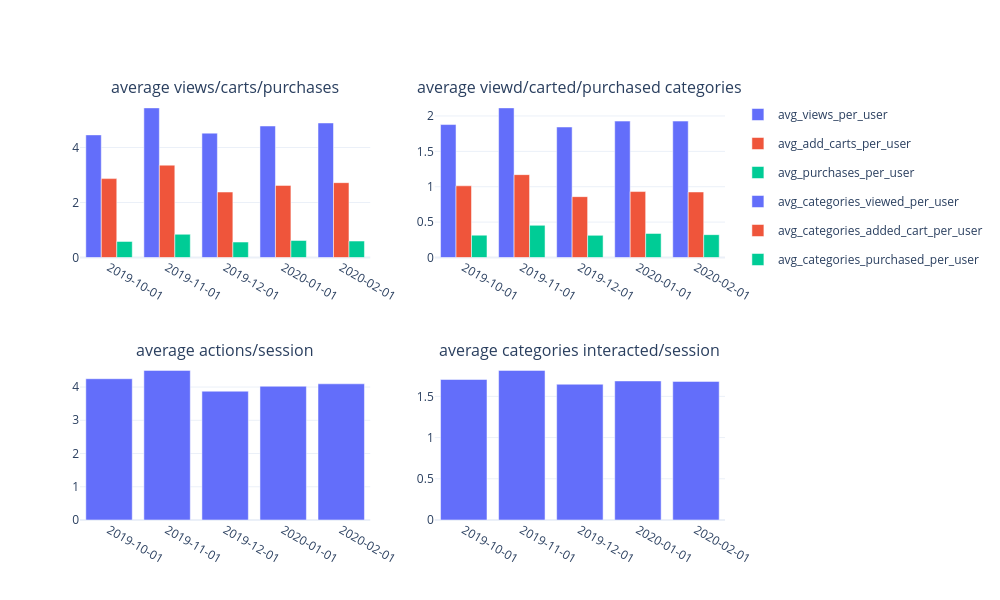

Write notebook code for a chart like this one.
### Code cell
fig = px.bar(df_9, x= 'month_start', y= ['avg_views_per_user',
       'avg_add_carts_per_user', 'avg_purchases_per_user'], barmode='group')
fig_1 = px.bar(df_10, x= 'month_start', y= ['avg_categories_viewed_per_user',
       'avg_categories_added_cart_per_user', 'avg_categories_purchased_per_user'], barmode='group')

fig_2 = px.bar(df_11, x= 'month_start', y= 'avg_actions_per_session')
fig_3 = px.bar(df_12, x= 'month_start', y= 'avg_categories_per_session')

subplot = make_subplots(rows=2, cols=2, subplot_titles=['average views/carts/purchases', 'average viewd/carted/purchased categories',
                                                        'average actions/session', 'average categories interacted/session'
                                                        ])

for trace in fig.data:
    subplot.add_trace(trace, row = 1, col = 1)
    subplot.update_layout(template = 'plotly_white')

for trace in fig_1.data:
    subplot.add_trace(trace, row = 1, col = 2)
    subplot.update_layout(template = 'plotly_white')

for trace in fig_2.data:
    subplot.add_trace(trace, row = 2, col = 1)
    subplot.update_layout(template = 'plotly_white')

for trace in fig_3.data:
    subplot.add_trace(trace, row = 2, col = 2)
    subplot.update_layout(template = 'plotly_white')

subplot.update_xaxes(type = 'category')
subplot.update_layout(height = 600, width = 1000)
subplot.show()

### Figure 1 — Plotly figure (JSON) as saved in the notebook; plotly's stock layout.template omitted (floating-point values rounded to 4 significant figures)
{"data": [{"alignmentgroup": "True", "hovertemplate": "variable=avg_views_per_user<br>month_start=%{x}<br>value=%{y}<extra></extra>", "legendgroup": "avg_views_per_user", "marker": {"color": "#636efa", "pattern": {"shape": ""}}, "name": "avg_views_per_user", "offsetgroup": "avg_views_per_user", "orientation": "v", "showlegend": true, "textposition": "auto", "type": "bar", "x": ["2019-10-01", "2019-11-01", "2019-12-01", "2020-01-01", "2020-02-01"], "xaxis": "x", "y": [4.459, 5.441, 4.522, 4.782, 4.893], "yaxis": "y"}, {"alignmentgroup": "True", "hovertemplate": "variable=avg_add_carts_per_user<br>month_start=%{x}<br>value=%{y}<extra></extra>", "legendgroup": "avg_add_carts_per_user", "marker": {"color": "#EF553B", "pattern": {"shape": ""}}, "name": "avg_add_carts_per_user", "offsetgroup": "avg_add_carts_per_user", "orientation": "v", "showlegend": true, "textposition": "auto", "type": "bar", "x": ["2019-10-01", "2019-11-01", "2019-12-01", "2020-01-01", "2020-02-01"], "xaxis": "x", "y": [2.869, 3.358, 2.38, 2.623, 2.721], "yaxis": "y"}, {"alignmentgroup": "True", "hovertemplate": "variable=avg_purchases_per_user<br>month_start=%{x}<br>value=%{y}<extra></extra>", "legendgroup": "avg_purchases_per_user", "marker": {"color": "#00cc96", "pattern": {"shape": ""}}, "name": "avg_purchases_per_user", "offsetgroup": "avg_purchases_per_user", "orientation": "v", "showlegend": true, "textposition": "auto", "type": "bar", "x": ["2019-10-01", "2019-11-01", "2019-12-01", "2020-01-01", "2020-02-01"], "xaxis": "x", "y": [0.5844, 0.8441, 0.5616, 0.6174, 0.5977], "yaxis": "y"}, {"alignmentgroup": "True", "hovertemplate": "variable=avg_categories_viewed_per_user<br>month_start=%{x}<br>value=%{y}<extra></extra>", "legendgroup": "avg_categories_viewed_per_user", "marker": {"color": "#636efa", "pattern": {"shape": ""}}, "name": "avg_categories_viewed_per_user", "offsetgroup": "avg_categories_viewed_per_user", "orientation": "v", "showlegend": true, "textposition": "auto", "type": "bar", "x": ["2019-10-01", "2019-11-01", "2019-12-01", "2020-01-01", "2020-02-01"], "xaxis": "x2", "y": [1.879, 2.115, 1.844, 1.928, 1.928], "yaxis": "y2"}, {"alignmentgroup": "True", "hovertemplate": "variable=avg_categories_added_cart_per_user<br>month_start=%{x}<br>value=%{y}<extra></extra>", "legendgroup": "avg_categories_added_cart_per_user", "marker": {"color": "#EF553B", "pattern": {"shape": ""}}, "name": "avg_categories_added_cart_per_user", "offsetgroup": "avg_categories_added_cart_per_user", "orientation": "v", "showlegend": true, "textposition": "auto", "type": "bar", "x": ["2019-10-01", "2019-11-01", "2019-12-01", "2020-01-01", "2020-02-01"], "xaxis": "x2", "y": [1.013, 1.171, 0.8599, 0.932, 0.9259], "yaxis": "y2"}, {"alignmentgroup": "True", "hovertemplate": "variable=avg_categories_purchased_per_user<br>month_start=%{x}<br>value=%{y}<extra></extra>", "legendgroup": "avg_categories_purchased_per_user", "marker": {"color": "#00cc96", "pattern": {"shape": ""}}, "name": "avg_categories_purchased_per_user", "offsetgroup": "avg_categories_purchased_per_user", "orientation": "v", "showlegend": true, "textposition": "auto", "type": "bar", "x": ["2019-10-01", "2019-11-01", "2019-12-01", "2020-01-01", "2020-02-01"], "xaxis": "x2", "y": [0.3156, 0.4543, 0.3129, 0.34, 0.3229], "yaxis": "y2"}, {"hovertemplate": "month_start=%{x}<br>avg_actions_per_session=%{y}<extra></extra>", "legendgroup": "", "marker": {"color": "#636efa", "pattern": {"shape": ""}}, "name": "", "orientation": "v", "showlegend": false, "textposition": "auto", "type": "bar", "x": ["2019-10-01", "2019-11-01", "2019-12-01", "2020-01-01", "2020-02-01"], "xaxis": "x3", "y": [4.25, 4.502, 3.875, 4.024, 4.098], "yaxis": "y3"}, {"hovertemplate": "month_start=%{x}<br>avg_categories_per_session=%{y}<extra></extra>", "legendgroup": "", "marker": {"color": "#636efa", "pattern": {"shape": ""}}, "name": "", "orientation": "v", "showlegend": false, "textposition": "auto", "type": "bar", "x": ["2019-10-01", "2019-11-01", "2019-12-01", "2020-01-01", "2020-02-01"], "xaxis": "x4", "y": [1.705, 1.815, 1.647, 1.687, 1.682], "yaxis": "y4"}], "layout": {"annotations": [{"font": {"size": 16}, "showarrow": false, "text": "average views/carts/purchases", "x": 0.225, "xanchor": "center", "xref": "paper", "y": 1, "yanchor": "bottom", "yref": "paper"}, {"font": {"size": 16}, "showarrow": false, "text": "average viewd/carted/purchased categories", "x": 0.775, "xanchor": "center", "xref": "paper", "y": 1, "yanchor": "bottom", "yref": "paper"}, {"font": {"size": 16}, "showarrow": false, "text": "average actions/session", "x": 0.225, "xanchor": "center", "xref": "paper", "y": 0.375, "yanchor": "bottom", "yref": "paper"}, {"font": {"size": 16}, "showarrow": false, "text": "average categories interacted/session", "x": 0.775, "xanchor": "center", "xref": "paper", "y": 0.375, "yanchor": "bottom", "yref": "paper"}], "height": 600, "width": 1000, "xaxis": {"anchor": "y", "domain": [0, 0.45], "type": "category"}, "xaxis2": {"anchor": "y2", "domain": [0.55, 1], "type": "category"}, "xaxis3": {"anchor": "y3", "domain": [0, 0.45], "type": "category"}, "xaxis4": {"anchor": "y4", "domain": [0.55, 1], "type": "category"}, "yaxis": {"anchor": "x", "domain": [0.625, 1]}, "yaxis2": {"anchor": "x2", "domain": [0.625, 1]}, "yaxis3": {"anchor": "x3", "domain": [0, 0.375]}, "yaxis4": {"anchor": "x4", "domain": [0, 0.375]}}}
